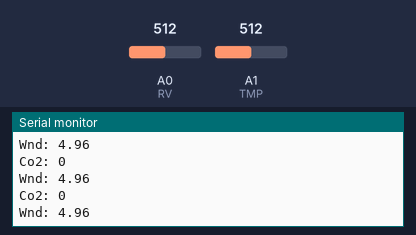
This sketch was run on a simulated Arduino Uno, built with avr-gcc and run on an emulated ATmega328P. Shown: the last lines printed to the serial monitor. The inputs (shaded band) are chosen by the test bench; at power-on: A0 (RV) = 512, A1 (TMP) = 512.

Above: at 1.3 s.
1.4 s: A0 (RV) set to 411
At 2.5 s:
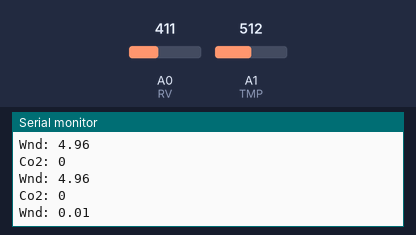
2.9 s: A0 (RV) set to 391
At 6.0 s:
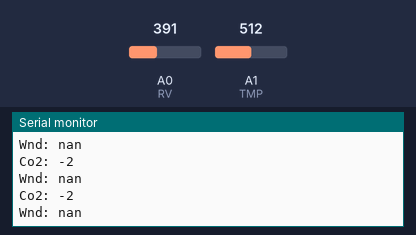
6.1 s: A1 (TMP) set to 481
At 8.7 s:
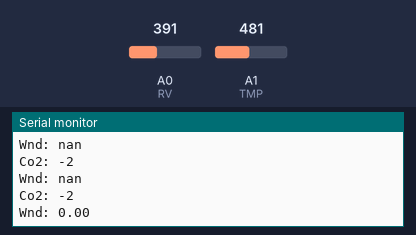
Timing chart, 0 to 10.1 s (numbered marks = the images above; inputs shaded):
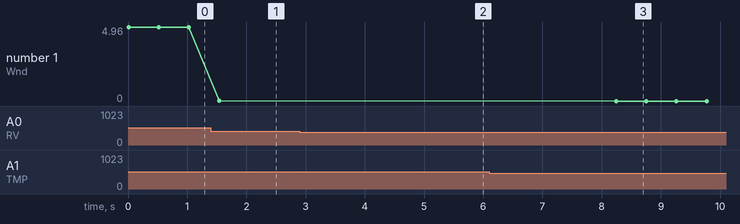

The sketch:

calorieMaskArduino.ino
```cpp
#include <SoftwareSerial.h>
#define ESP_RX 2
#define ESP_TX 3
#define K30_RX 12
#define K30_TX 13
#define RV A0
#define TMP A1
SoftwareSerial espSerial(ESP_RX, ESP_TX);
SoftwareSerial k30Serial(K30_RX, K30_TX);
float getWindSpeed();
int16_t getCo2();
union{
  char buf[8];
  struct{
    int16_t err;
    int16_t co2;
    float wnd;
  }vars;
}data;
long lastCo2 = 0;
void setup() {
  Serial.begin(9600);
  k30Serial.begin(9600);
  espSerial.begin(9600);
  k30Serial.listen();

}

void loop() {
  data.vars.err = 0;
  if(millis() - lastCo2 >= 2000)
  {
    data.vars.co2 = getCo2();
    lastCo2 = millis();
  }
  data.vars.wnd = getWindSpeed();
  Serial.print("Co2: "); Serial.println(data.vars.co2);
  Serial.print("Wnd: "); Serial.println(data.vars.wnd);
  espSerial.write(data.buf, 8);
  delay(500);

}
float getWindSpeed()
{
  int rv = analogRead(RV);
  int tmp = analogRead(TMP);
  float wnd = rv * 0.0048828125;
  float zeroWnd = -0.0006*((float)tmp * (float)tmp) + 1.0727 * (float)tmp + 47.172;
  zeroWnd *= 0.0048828125;
  zeroWnd -= 0.2;
  float mph = pow((wnd - zeroWnd) / .2300, 2.7265);
  return mph / 2.237;
}
int16_t getCo2()
{
  unsigned char req[] = {0xFE, 0x44, 0x00, 0x08, 0x02, 0x9F, 0x25};
  unsigned char resp[7];
  memset(resp, 0, 7);
  int timeout = 0;
  k30Serial.write(req, 7);
  delay(50);
/*  while(!s.available()){
   s.write(req, 7);
   delay(50);
   if(++timeout > 100){
    return -1;
   }
  }*/
  timeout = 0;
  while(!k30Serial.available())
  {
    delay(20);
    if(++timeout > 100) return -2;
  }
  int32_t bytesRead = k30Serial.available();
  for(int i = 0; i < 7 && k30Serial.available(); ++i){
    resp[i] = k30Serial.read();
  }
  int16_t out = 0;
  out |= resp[3];
  out = out << 8;
  out |= resp[4];
  return out;
}
```

Measured:
- the behaviour switches between 399 and 398 on A0 (RV) (found by bisection; images 1 and 2)
- the behaviour switches between 497 and 496 on A1 (TMP) (found by bisection; images 2 and 3)
- after the input at 1.4 s, the serial monitor: prints a new line after 0.14 s (image 1)
- after the input at 2.9 s, the serial monitor: prints a new line after 1.2 s (image 2)
- after the input at 6.1 s, the serial monitor: prints a new line after 2.1 s (image 3)
- plotted number 1: 4.96 → 0.01 after the input at 1.4 s, 0.01 → 0 after the input at 6.1 s
